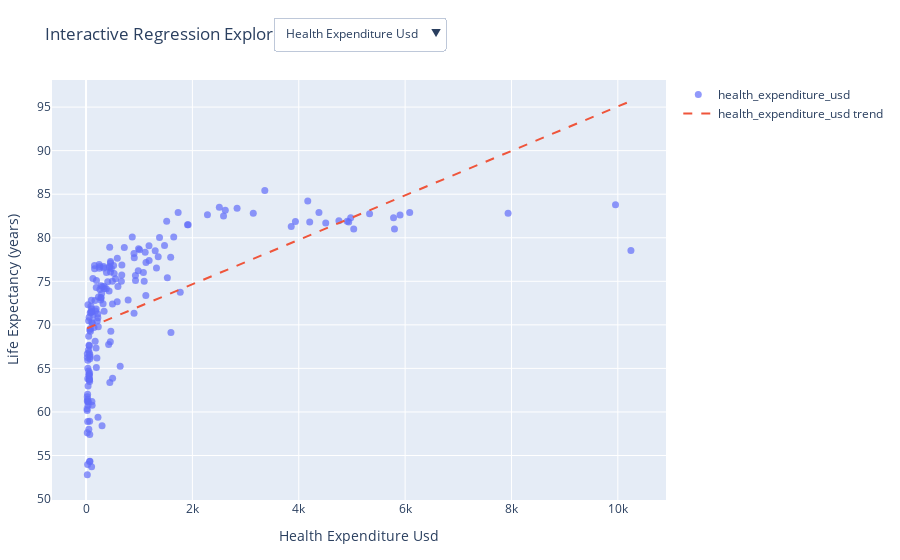

Write notebook code for a chart like this one.
### Code cell
#| echo: false
#| message: false
#| warning: false

import pandas as pd
import numpy as np
import plotly.graph_objects as go

df = pd.read_csv("data/df_enriched.csv")

target_var = "life_expectancy"

predictors = [
    "health_expenditure_usd",
    "physicians_per_1000",
    "nurses_per_1000",
    "smoking_prevalence",
    "diabetes_prevalence",
    "pollution_mortality_rate",
]


fig = go.Figure()
buttons = []

for i, pred in enumerate(predictors):
    sub = df[[pred, target_var]].dropna()
    x = sub[pred]
    y = sub[target_var]

    fig.add_trace(
        go.Scatter(
            x=x,
            y=y,
            mode="markers",
            name=f"{pred}",
            marker=dict(size=7, opacity=0.7),
            visible=(i == 0),
        )
    )

    m, b = np.polyfit(x, y, 1)
    x_line = np.linspace(x.min(), x.max(), 100)
    y_line = m * x_line + b

    fig.add_trace(
        go.Scatter(
            x=x_line,
            y=y_line,
            mode="lines",
            name=f"{pred} trend",
            line=dict(dash="dash"),
            visible=(i == 0),
        )
    )

    vis = [False] * (2 * len(predictors))
    vis[2 * i] = True
    vis[2 * i + 1] = True

    pretty_name = pred.replace("_", " ").title()

    buttons.append(
        dict(
            label=pretty_name,
            method="update",
            args=[
                {"visible": vis},
                {
                    "title": f"{pretty_name} vs Life Expectancy",
                    "xaxis": {"title": pretty_name},
                    "yaxis": {"title": "Life Expectancy (years)"},
                },
            ],
        )
    )

fig.update_layout(
    title="Interactive Regression Explorer",
    xaxis_title=predictors[0].replace("_", " ").title(),
    yaxis_title="Life Expectancy (years)",
    updatemenus=[
        dict(
            type="dropdown",
            x=0.5,
            xanchor="center",
            y=1.15,
            yanchor="top",
            buttons=buttons,
            showactive=True,
        )
    ],
    margin=dict(l=50, r=20, t=80, b=60),
)

fig
